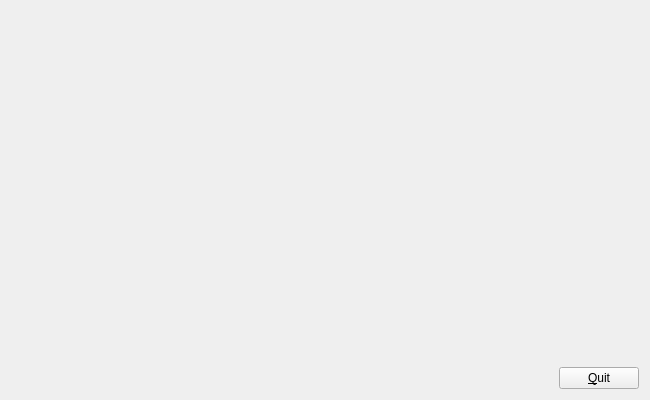
<?xml version="1.0" encoding="UTF-8"?>
<ui version="4.0">
 <class>MainWindow</class>
 <widget class="QMainWindow" name="MainWindow">
  <property name="windowModality">
   <enum>Qt::ApplicationModal</enum>
  </property>
  <property name="geometry">
   <rect>
    <x>0</x>
    <y>0</y>
    <width>650</width>
    <height>400</height>
   </rect>
  </property>
  <property name="windowTitle">
   <string>Lsystem test OpenGL</string>
  </property>
  <widget class="QWidget" name="centralWidget">
   <layout class="QHBoxLayout" name="horizontalLayout">
    <item>
     <widget class="GLWidget" name="widget" native="true">
      <property name="sizePolicy">
       <sizepolicy hsizetype="Expanding" vsizetype="Preferred">
        <horstretch>0</horstretch>
        <verstretch>0</verstretch>
       </sizepolicy>
      </property>
     </widget>
    </item>
    <item>
     <layout class="QVBoxLayout" name="verticalLayout">
      <item>
       <spacer name="verticalSpacer">
        <property name="orientation">
         <enum>Qt::Vertical</enum>
        </property>
        <property name="sizeHint" stdset="0">
         <size>
          <width>20</width>
          <height>40</height>
         </size>
        </property>
       </spacer>
      </item>
      <item>
       <widget class="QPushButton" name="pushButton">
        <property name="text">
         <string>&amp;Quit</string>
        </property>
       </widget>
      </item>
     </layout>
    </item>
   </layout>
  </widget>
 </widget>
 <layoutdefault spacing="6" margin="11"/>
 <customwidgets>
  <customwidget>
   <class>GLWidget</class>
   <extends>QWidget</extends>
   <header>glwidget.h</header>
   <container>1</container>
  </customwidget>
 </customwidgets>
 <resources/>
 <connections>
  <connection>
   <sender>pushButton</sender>
   <signal>clicked()</signal>
   <receiver>MainWindow</receiver>
   <slot>close()</slot>
   <hints>
    <hint type="sourcelabel">
     <x>749</x>
     <y>400</y>
    </hint>
    <hint type="destinationlabel">
     <x>781</x>
     <y>328</y>
    </hint>
   </hints>
  </connection>
 </connections>
</ui>
